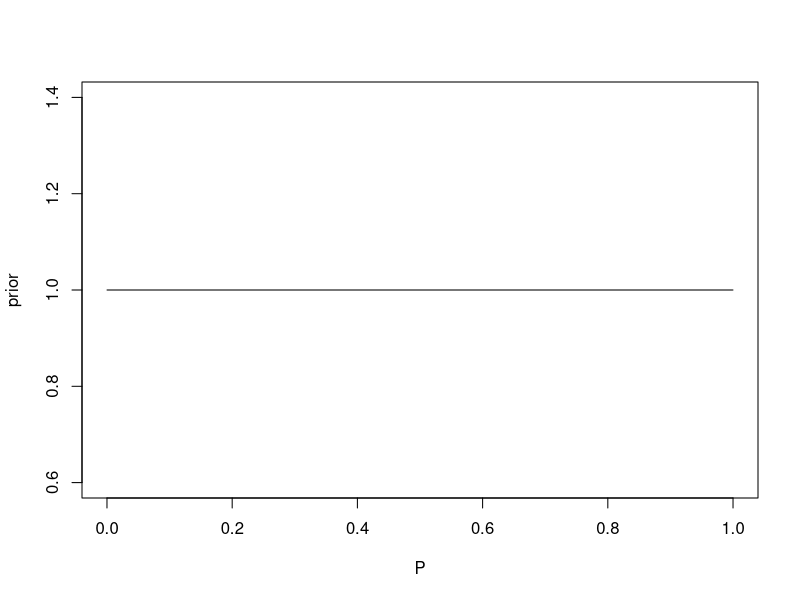
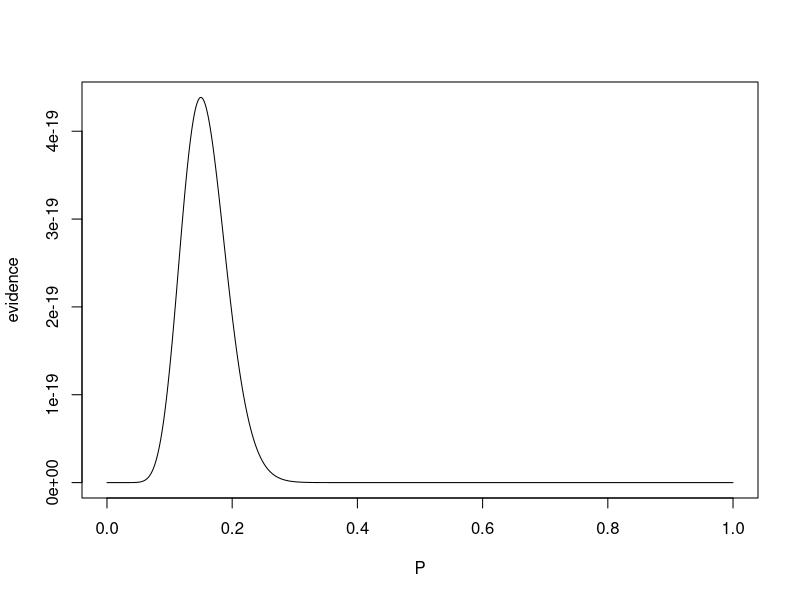
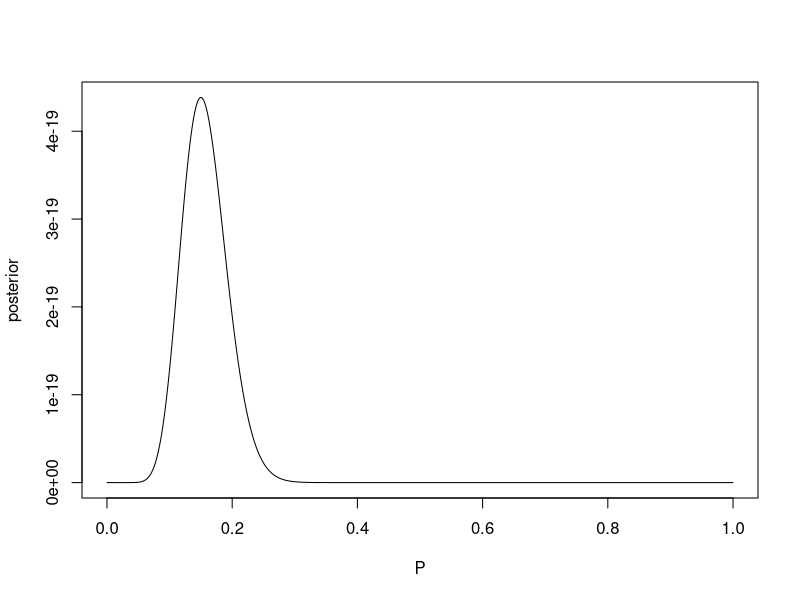
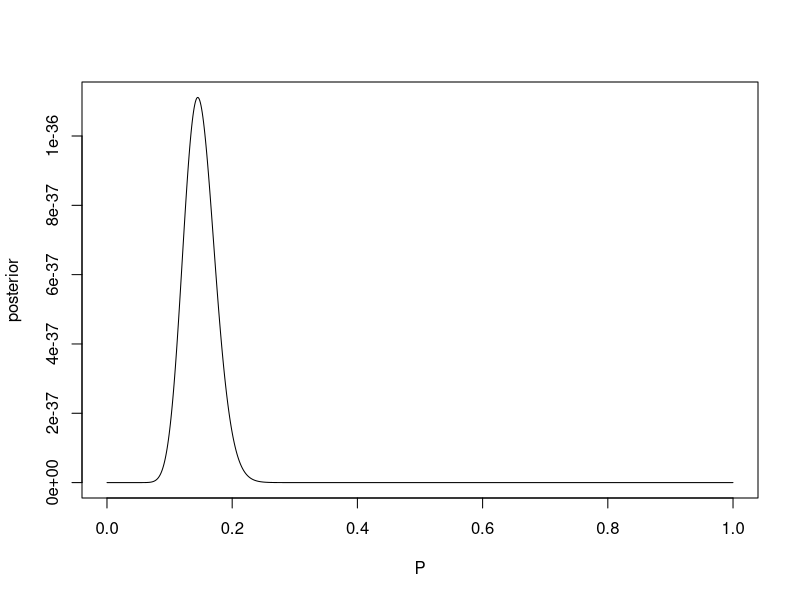
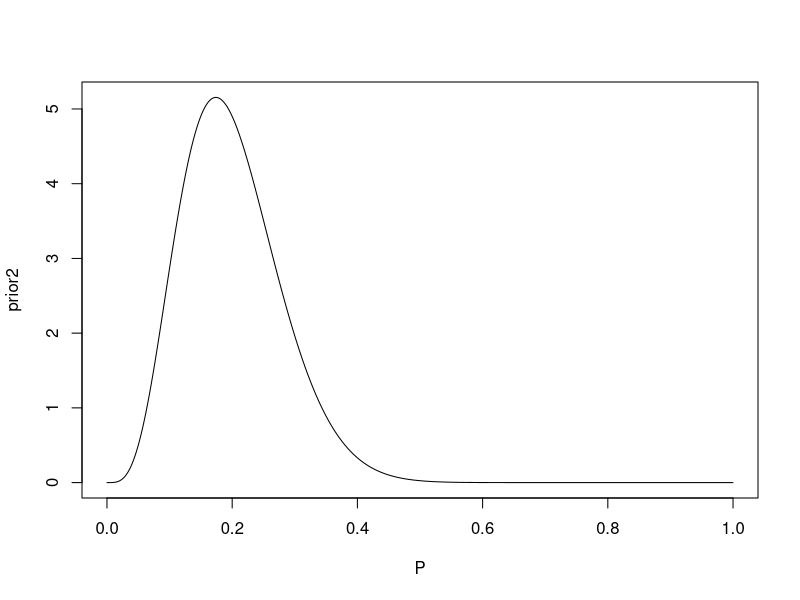
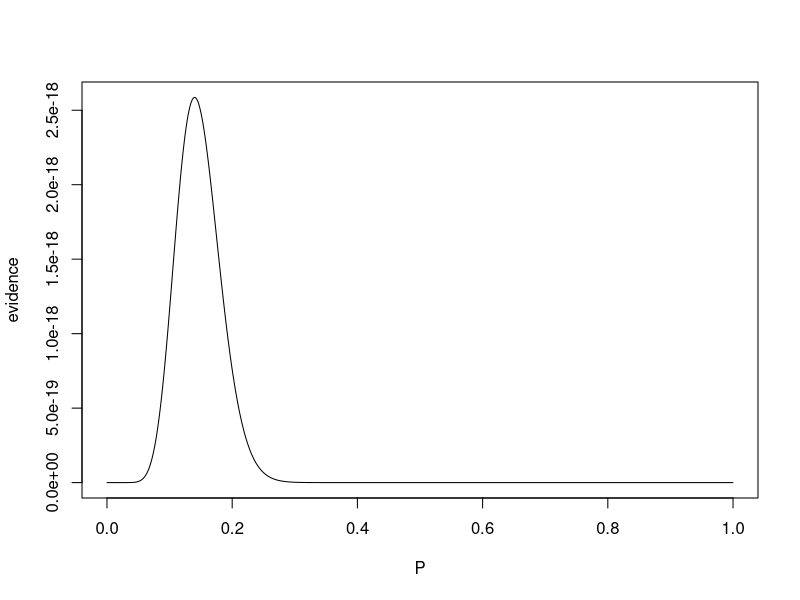
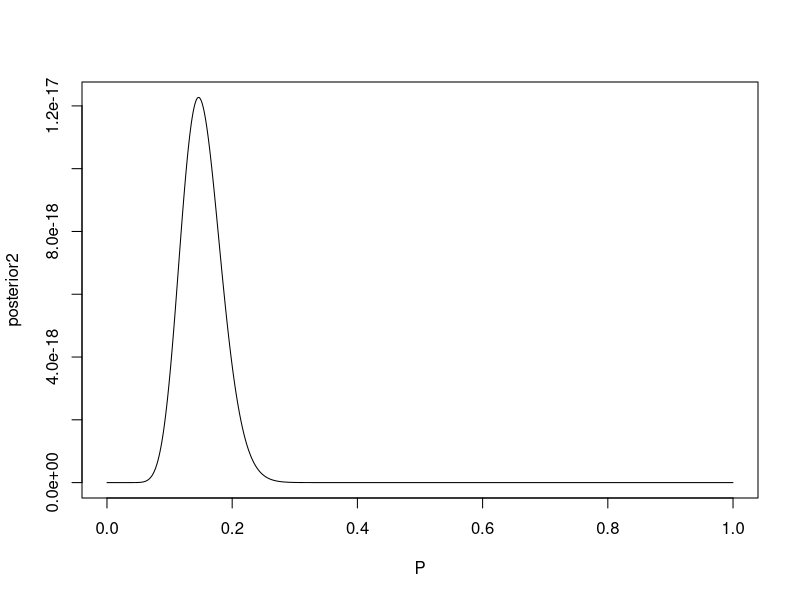
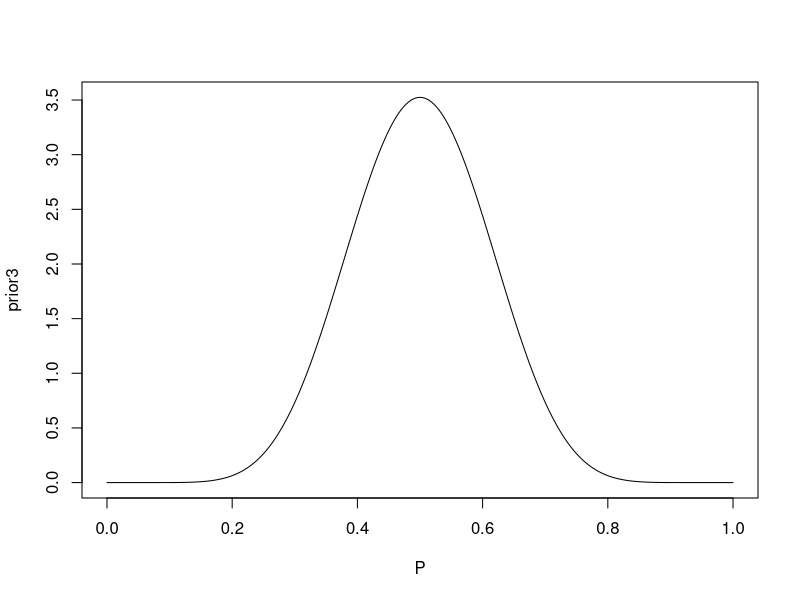

The R script that drew these images, in order:
N <- 100
P <- seq(0.0001, 0.9999, length.out = 1000)
prior <- dbeta(P, 1,1, log = FALSE) # very non informative, gives little weight to every possible value
plot(P,prior, type = "l")

dice <- 1:6
result <- sample(dice, size= N, replace = TRUE)
n <- sum(result==1)
evidence <- P^n*(1-P)^(N-n)
plot(P, evidence, type = "l")

posterior <- prior *  evidence
plot(P, posterior, type = "l")

result <- sample(dice, size= N, replace = TRUE)
n <- sum(result==1)
evidence <- P^n*(1-P)^(N-n)

posterior <- posterior *  evidence #update belief
plot(P, posterior, type = "l")

N <- 100
P <- seq(0.0001, 0.9999, length.out = 1000)
prior2 <- dbeta(P, 5,20, log = FALSE) # more informative
plot(P,prior2, type = "l")
evidence <- P^n*(1-P)^(N-n)
plot(P, evidence, type = "l")

posterior2 <- prior2 *  evidence
plot(P, posterior2, type = "l")

N <- 100
P <- seq(0.0001, 0.9999, length.out = 1000)

prior3 <- dbeta(P, 10, 10, log = FALSE) # more informative
plot(P,prior3, type = "l")
evidence <- P^n*(1-P)^(N-n)
plot(P, evidence, type = "l")

posterior3 <- prior3 *  evidence
plot(P, posterior3, type = "l")

posterior3up <- posterior3 *  evidence
plot(P, posterior3up, type = "l")
